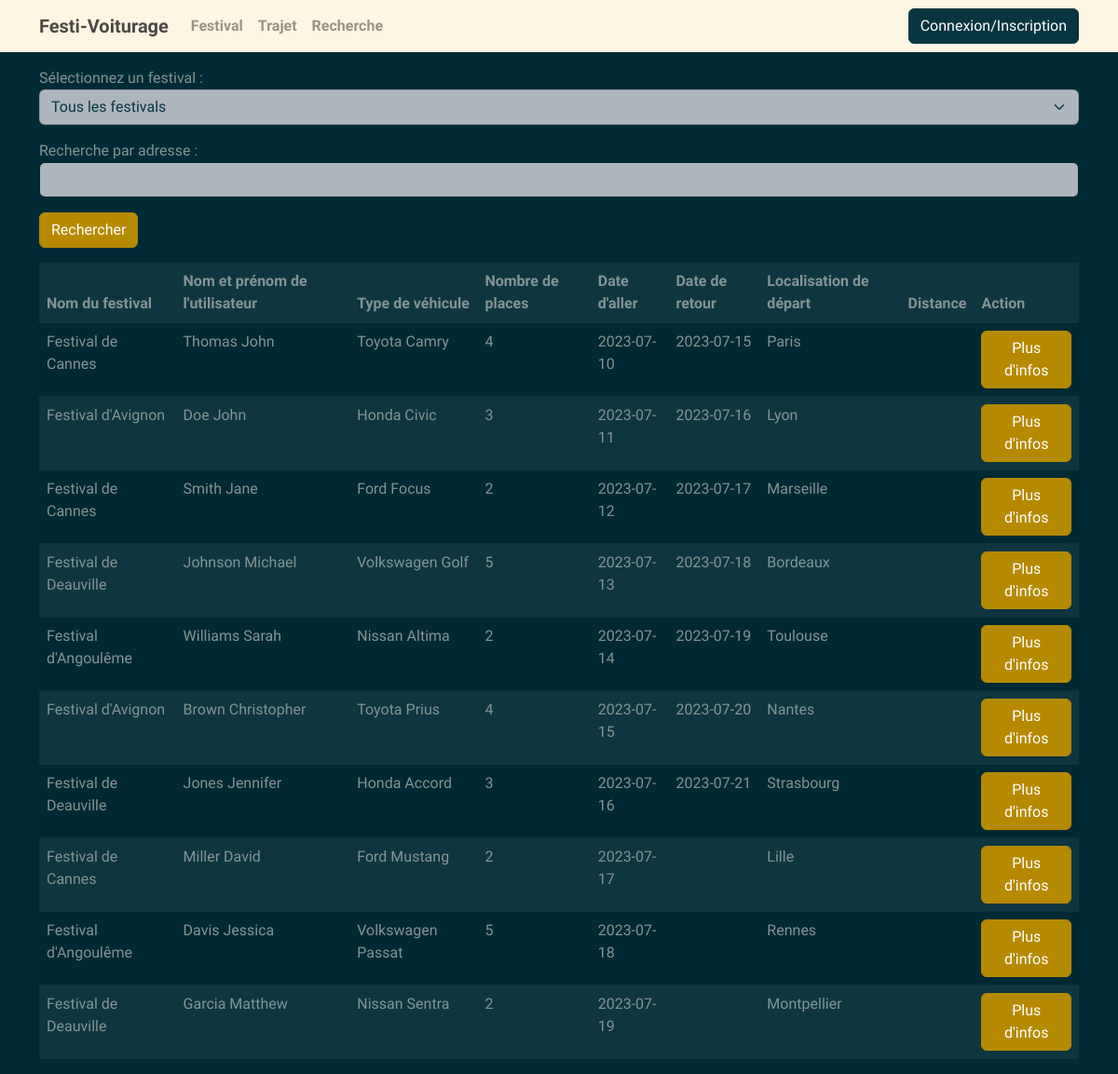
The page /Vue/Trajet.php on the database as committed earlier.
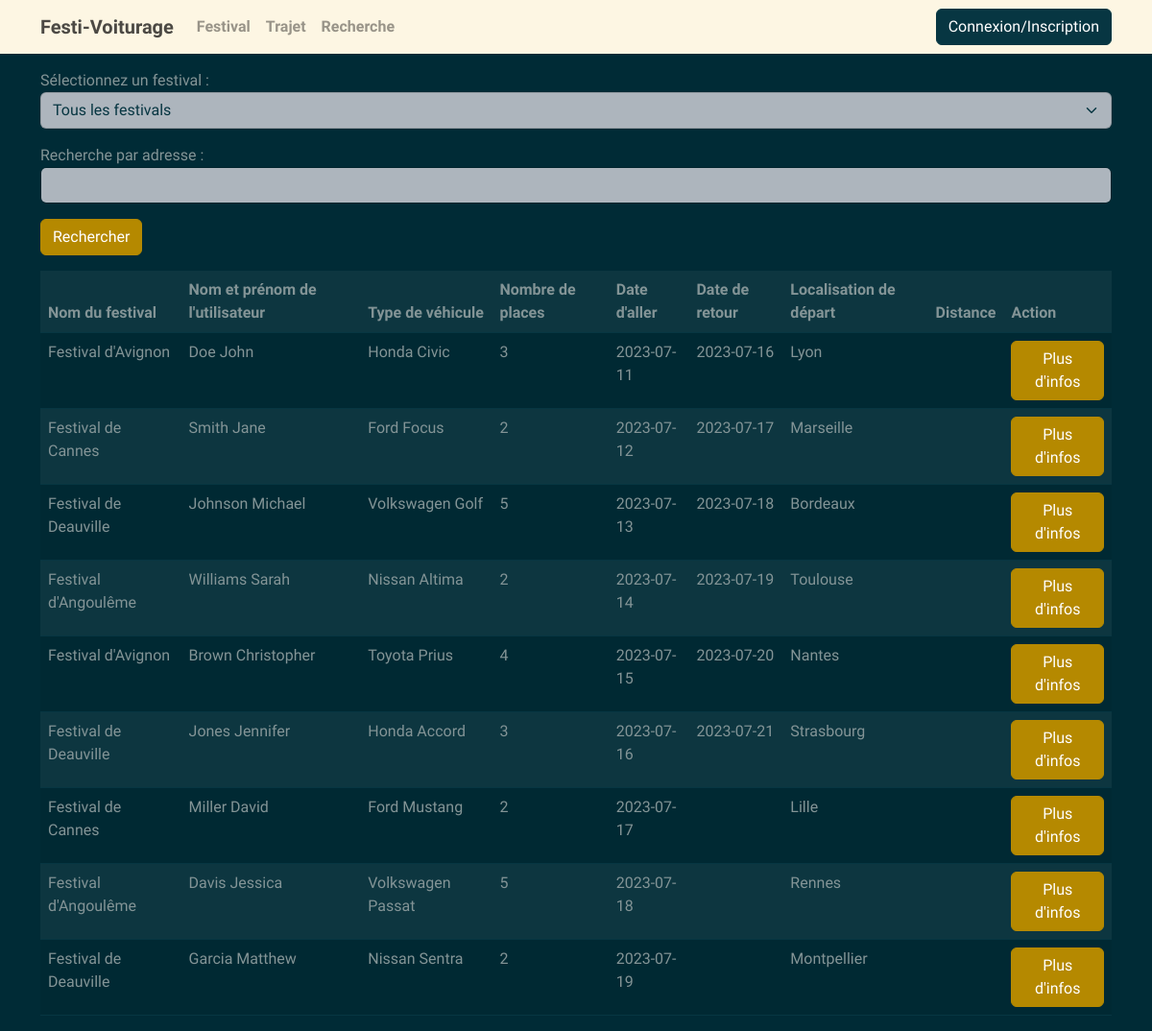
The same page on the database as committed later.
### tables this page shows
CREATE TABLE "Trajet" (
	"trajet_id"	INTEGER,
	"user_id"	INT NOT NULL,
	"festival_id"	int NOT NULL,
	"type_vehicule"	VARCHAR(255) NOT NULL,
	"places_disponibles"	INT NOT NULL,
	"date_aller"	DATE NOT NULL,
	"date_retour"	DATE,
	"localisation"	VARCHAR(255) NOT NULL,
	PRIMARY KEY("trajet_id" AUTOINCREMENT),
	FOREIGN KEY("festival_id") REFERENCES "Festival"("festival_id") ON DELETE CASCADE,
	FOREIGN KEY("user_id") REFERENCES "Festivalier"("user_id") ON DELETE CASCADE
);

CREATE TABLE "Festival" (
	"festival_id"	INTEGER,
	"nom"	VARCHAR(255) NOT NULL,
	"date_debut"	DATE NOT NULL,
	"date_fin"	DATE NOT NULL,
	"localisation"	VARCHAR(255) NOT NULL,
	"photo"	VARCHAR(255) NOT NULL,
	PRIMARY KEY("festival_id" AUTOINCREMENT)
);

CREATE TABLE "Festivalier" (
	"user_id"	INTEGER,
	"nom"	VARCHAR(255) NOT NULL,
	"prenom"	VARCHAR(255) NOT NULL,
	"email"	VARCHAR(255) NOT NULL,
	"mot_de_passe"	VARCHAR(255) NOT NULL,
	PRIMARY KEY("user_id" AUTOINCREMENT)
);

### Vue/Template/headerUser.php (called while the page is built, shortened)
<?php include "Template/menuUser.php"; ?>

### DAO/TrajetDAO.php (called while the page is built, shortened)
<?php
require_once("../Model/Trajet.php");
class TrajetDAO
{
    protected $connect;
    public function __construct($db)
    {
        $this->connect = $db;
    }
    public function getAll(string $loc = null, $date = null, int $fesId = null)
    {
        $query = "SELECT * FROM Trajet";
        $stmt = $this->connect->prepare($query);
        $stmt->execute();
        $results = $stmt->fetchAll(PDO::FETCH_ASSOC);
        $trajets = array();
        foreach ($results as $result) {
            $trajet = new Trajet(
                $result['user_id'],
                $result['festival_id'],
                $result['type_vehicule'],
                $result['places_disponibles'],
                $result['date_aller'],
                $result['date_retour'],
                $result['localisation']
            );
            $trajet->setTrajetId($result['trajet_id']);
            $trajets[] = $trajet;
        }
        return $trajets;
    }
}
?>

### Model/Trajet.php (called while the page is built, shortened)
<?php
class Trajet {
    private $trajet_id;
    private $user_id;
    private $festival_id;
    private $type_vehicule;
    private $places_disponibles;
    private $date_aller;
    private $date_retour;
    private $localisation;
    public function __construct($user_id = null,$festival_id=null, $type_vehicule = null, $places_disponibles = null, $date_aller = null, $date_retour = null,$localisation =null,$distance=null) {
        $this->user_id = $user_id;
        $this->festival_id=$festival_id;
        $this->type_vehicule = $type_vehicule;
        $this->places_disponibles = $places_disponibles;
        $this->date_aller = $date_aller;
        $this->date_retour = $date_retour;
        $this->localisation=$localisation;
    }
    public function getTrajetId() {
        return $this->trajet_id;
    }
    public function setTrajetId($trajet_id) {
        $this->trajet_id = $trajet_id;
    }
    public function getUserId() {
        return $this->user_id;
    }
    public function getFestivalId() {
        return $this->festival_id;
    }
    public function getTypeVehicule() {
        return $this->type_vehicule;
    }
    public function getPlacesDisponibles() {
        return $this->places_disponibles;
    }
    public function getDateAller() {
        return $this->date_aller;
    }
    public function getDateRetour() {
        return $this->date_retour;
    }
    public function getLocalisation() {
        return $this->localisation;
    }
}
?>

### DAO/FestivalDAO.php (called while the page is built, shortened)
<?php
require_once("../Model/Festival.php");
class FestivalDAO {
    protected $connect;
    public function __construct(PDO $connect) {
        $this->connect = $connect;
    }
    public function getById($festival_id) {
        $query = "SELECT * FROM Festival WHERE festival_id = :festival_id";
        $stmt = $this->connect->prepare($query);
        $stmt->bindValue(':festival_id', $festival_id);
        $stmt->execute();
        $result = $stmt->fetch(PDO::FETCH_ASSOC);
        if ($result) {
            return new Festival(
                $result['nom'],
                $result['date_debut'],
                $result['date_fin'],
                $result['localisation'],
                $result['photo']
            );
        } else {
            return null;
        }
    }
}
?>

### Model/Festival.php (called while the page is built, shortened)
<?php
class Festival {
    private $nom;
    public function __construct($nom = null, $date_debut = null, $date_fin =null, $localisation = null, $photo = null) {
        $this->nom = $nom;
    }
    public function getNom() {
        return $this->nom;
    }
}
?>

### DAO/FestivalierDAO.php (called while the page is built, shortened)
<?php
require_once("../Model/Festivalier.php");
class FestivalierDAO {
    protected $connect;
    public function __construct($db) {
        $this->connect = $db;
    }
    public function getById($user_id) {
        $query = "SELECT * FROM Festivalier WHERE user_id = :user_id";
        $stmt = $this->connect->prepare($query);
        $stmt->bindValue(':user_id', $user_id);
        $stmt->execute();
        $result = $stmt->fetch(PDO::FETCH_ASSOC);
        if ($result) {
            return new Festivalier(
                $result['user_id'],
                $result['prenom'],
                $result['nom'],
                $result['email'],
                $result['mot_de_passe']
            );
        } else {
            return null;
        }
    }
}
?>

### Model/Festivalier.php (called while the page is built, shortened)
<?php
class Festivalier {
    private $Prenom;
    private $Nom;
    public function __construct($ID = null, $Prenom = null, $Nom = null, $Email = null, $Pwd = null) {
        $this->Prenom = $Prenom;
        $this->Nom = $Nom;
    }
    public function getPrenom() {
        return $this->Prenom;
    }
    public function getNom() {
        return $this->Nom;
    }
}
?>

### Vue/Trajet.php (the view, shortened to what this page needs)
<?php include "Template/headerUser.php"; ?>
<!DOCTYPE html>
<html>
<head>
</head>
<body>
<div class="container">
    <div class="my-3">
        <?php
        require_once("../DAO/FestivalierDAO.php");
        require_once("../DAO/FestivalDAO.php");
        require_once("../DAO/TrajetDAO.php");
        require_once("../Model/Trajet.php");
        $dbFile = '../DB/Donne.db';
        $pdo = new PDO('sqlite:' . $dbFile);
        $trajetDAO = new TrajetDAO($pdo);
        $trajets = $trajetDAO->getAll();
        $festivalierDAO = new FestivalierDAO($pdo);
        $festivalDAO = new FestivalDAO($pdo);
        echo '<label for="festival">Sélectionnez un festival :</label>';
        echo '<select id="festival" name="festival" onchange="filterTrajets()" class="form-select">';
        echo '<option value="0">Tous les festivals</option>';
        echo '</select>';
        echo '<form id="search-form" class="mt-3">';
        echo '<div class="mb-3">';
        echo '<label for="adresse">Recherche par adresse :</label>';
        echo '<input type="text" id="adresse" name="adresse" class="form-control">';
        echo '</div>';
        echo '<button type="submit" class="btn btn-primary">Rechercher</button>';
        echo '</form>';
        ?>
    </div>
    <div class="table-responsive">
        <table class="table table-striped table-hover">
        <thead>
            <tr>
                <th>Nom du festival</th>
                <th>Nom et prénom de l'utilisateur</th>
                <th>Type de véhicule</th>
                <th>Nombre de places</th>
                <th>Date d'aller</th>
                <th>Date de retour</th>
                <th>Localisation de départ</th>
                <th>Distance</th>
                <th>Action</th>
            </tr>
    </thead>
            <tbody>
            <?php
            foreach ($trajets as $trajet) {
                $festivalId = $trajet->getFestivalId();
                $festivalierId = $trajet->getUserId();
                $festival = $festivalDAO->getById($festivalId);
                $festivalier = $festivalierDAO->getById($festivalierId);
                echo '<tr class="trajet-row" data-festival-id="' . $festivalId . '" data-trajet-id="'.$trajet->getTrajetId().'">';
                echo '<td>' . $festival->getNom() . '</td>';
                echo '<td>' . $festivalier->getNom() . ' ' . $festivalier->getPrenom() . '</td>';
                echo '<td>' . $trajet->getTypeVehicule() . '</td>';
                echo '<td>' . $trajet->getPlacesDisponibles() . '</td>';
                echo '<td>' . $trajet->getDateAller() . '</td>';
                echo '<td>' . $trajet->getDateRetour() . '</td>';
                echo '<td>' . $trajet->getLocalisation() . '</td>';
                echo '<td></td>';
                echo '<td>';
                echo '<form action="InfoTrajet.php" method="post">';
                echo '<button type="submit" class="btn btn-primary">Plus d\'infos</button>';
                echo '</form>';
                echo '</td>';
                echo '</tr>';
            }
            ?>
            </tbody>
        </table>
    </div>
</div>
</body>
</html>

### Vue/Template/menuUser.php (shortened to what this page needs)
<!DOCTYPE html>
<html>
<head>
  <link href="Css/bootstrap.css" rel="stylesheet">
</head>
<body>
  <nav class="navbar navbar-expand-lg navbar-light bg-light">
    <div class="container">
      <a class="navbar-brand" href="FestiVoiturage.php">Festi-Voiturage</a>
      <div class="collapse navbar-collapse" id="navbarNav">
        <ul class="navbar-nav">
          <li class="nav-item">
            <a class="nav-link" href="Festival.php">Festival</a>
          </li>
          <li class="nav-item">
            <a class="nav-link" href="Trajet.php">Trajet</a>
          </li>
          <li class="nav-item">
            <a class="nav-link" href="Recherche.php">Recherche</a>
          </li>
        </ul>
      </div>
      <?php
      if(isset($_SESSION["utilisateur"])){
        require_once("../DAO/CovoitDAO.php");
        require_once("../Outils/Demmande.php");
        $user=$_SESSION['utilisateur'];
        $prenom=$user->getPrenom(  );
        $nom=$user->getNom();
        $id=$user->getId();
        $dbFile = '../DB/Donne.db';
        $pdo = new PDO('sqlite:' . $dbFile);
        $dao= new CovoitDAO($pdo);
        $demande=$dao->getByConducteurId($id);
        if(empty(enAttente($demande))){
          echo '<a href="Demande.php" style="margin-right: 5px;">
          <svg xmlns="http://www.w3.org/2000/svg" viewBox="0 0 24 24"><path d="M20 17H22V19H2V17H4V10C4 5.58172 7.58172 2 12 2C16.4183 2 20 5.58172 20 10V17ZM9 21H15V23H9V21Z"></path></svg>        </a>
        ';
        }
        else{
          echo '<a href="Demande.php" style="margin-right: 5px;">
          <svg xmlns="http://www.w3.org/2000/svg" viewBox="0 0 24 24"><path d="M20 17H22V19H2V17H4V10C4 5.58172 7.58172 2 12 2C16.4183 2 20 5.58172 20 10V17ZM18 17V10C18 6.68629 15.3137 4 12 4C8.68629 4 6 6.68629 6 10V17H18ZM9 21H15V23H9V21Z"></path></svg>
        </a>
        ';
        }
        echo '<div class="dropdown">
        <button class="btn btn-light dropdown-toggle" type="button" id="userDropdown" data-bs-toggle="dropdown" aria-expanded="false"> '
        .$nom.', '.$prenom.
        '</button>
        <ul class="dropdown-menu dropdown-menu-end" aria-labelledby="userDropdown">
          <li><a class="dropdown-item" href="ModifCompte.php">Compte</a></li>
          <li><a class="dropdown-item" href="Login.php">Déconnexion</a></li>
        </ul>
      </div>';
      }
      else{
        echo '<a class="btn btn-dark" href="Login.php">Connexion/Inscription</a>';
      }
      ?>
    </div>
  </nav>
</body>
</html>

### Vue/Template/menuUser.php (style rules this page uses)
.navbar-brand { font-weight: bold; }
.navbar-nav .nav-link { font-weight: bold; }

Rows that differ between the two databases and show on the page:
removed trajet: festival.nom "Festival de Cannes", user.nom "Thomas", user.prenom "John", type_vehicule "Toyota Camry", places_disponibles "4", date_aller "2023-07-10", date_retour "2023-07-15", localisation "Paris"
